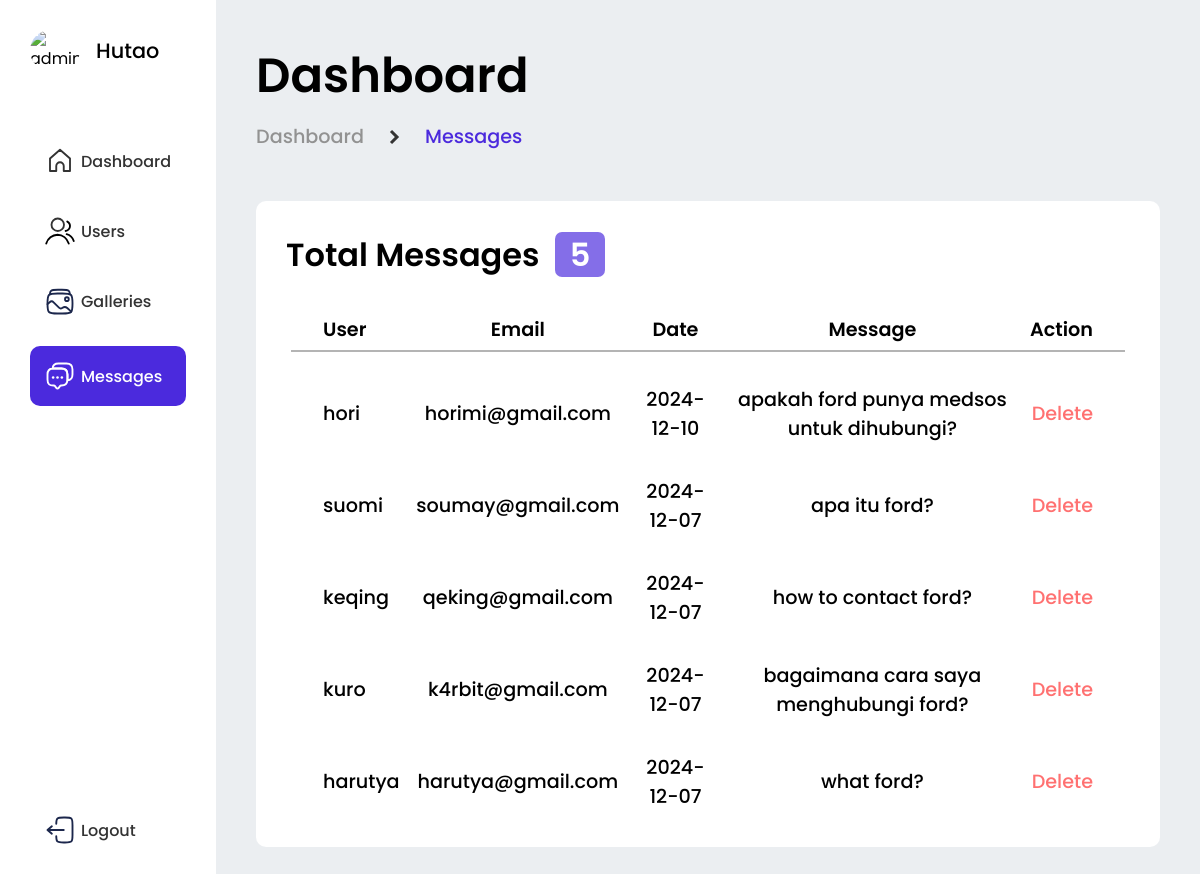
Page /admin/messages.php (signed in) on the committed database.
### tables this page shows
CREATE TABLE `contact` (
  `id_contact` varchar(255) NOT NULL,
  `name` varchar(50) NOT NULL,
  `email` varchar(50) NOT NULL,
  `message` varchar(255) NOT NULL,
  `date` date DEFAULT current_timestamp()
);

### admin/messages.php (the view, shortened to what this page needs)
<?php
    require '../functions.php';
    $sql = "SELECT * FROM contact ORDER BY id_contact DESC";
    $all_msg = $conn->query($sql);
?>
<!DOCTYPE html>
<html lang="en">
<head>
    <link rel="stylesheet" href="../css/style-admin.css">
</head>
<body>
    <main>
        <nav>
            <div class="profile">
                <img src="<?= $_SESSION['profile']; ?>" alt="admin.png">
                <h1><?= $_SESSION['name']; ?></h1>
            </div>
            <div class="menus-wrapper">
                <a href="index.php" class="menu-flex">
                    <h2>Dashboard</h2>
                </a>
                <a href="user.php" class="menu-flex">
                    <h2>Users</h2>
                </a>
                <a href="galleries.php" class="menu-flex gallery-non">
                    <h2>Galleries</h2>
                </a>
                <a href="#" class="menu-flex message">
                    <h2>Messages</h2>
                </a>
            </div>
            <a href="logout.php" class="logout">
                <h2>Logout</h2>
            </a>
        </nav>
        <section class="messages">
            <h1>Dashboard</h1>
            <div class="path">
                <h2>Dashboard</h2>
                <svg width="11" height="16" viewBox="0 0 11 16" fill="none" xmlns="http://www.w3.org/2000/svg"><path d="M3.06145 15.061L10.1215 8L3.06145 0.938995L0.939453 3.061L5.87945 8L0.939453 12.939L3.06145 15.061Z" fill="#333"></path></svg>
                <h3>Messages</h3>
            </div>
            <?php
                $SQL = "SELECT COUNT(*) AS total FROM contact";
                $result = $conn->query($SQL);
                if ($result->num_rows > 0) {
                    $row = $result->fetch_assoc();
            ?>
            <div class="recent-messages">
                <h1>Total Messages &nbsp;<span><?= $row['total']; ?></span></h1>
                <?php
                    }
                ?>
                <?php
                    if ($all_msg && $all_msg->num_rows > 0) {
                ?>
                <div class="table-messages">
                    <h2 class="head head1">User</h2>
                    <h3 class="head head2">Email</h3>
                    <h3 class="head head3">Date</h3>
                    <h4 class="head head4">Message</h4>
                    <h4 class="head head5">Action</h4>
                    <?php
                        while ($row = $all_msg->fetch_assoc()) {
                    ?>
                    <h3 class="main main1"><?= $row["name"]; ?></h3>
                    <h4 class="main main2"><?= $row["email"]; ?></h4>
                    <h4 class="main main3"><?= $row["date"]; ?></h4>
                    <h5 class="main main4"><?= $row["message"]; ?></h5>
                    <a class="main main5" href="delete.php?type=msg&id=<?= $row['id_contact']; ?>">Delete</a>
                    <?php
                        }
                    ?>
                    <?php
                    } else {
                    ?>
                    <h6 class="no-msg">No Messages</h6>
                    <?php
                    }
                    ?>
                </div>
            </div>
        </section>
    </main>
</body>
</html>

### css/style-admin.css (style rules this page uses)
* { margin: 0; padding: 0; box-sizing: border-box; font-family: 'Poppins', sans-serif; }
:root { --white: #fff; --transparant: rgba(0, 0, 0, 0.30); --gray: #ebeef1; --blue: #4b2add; --black: #333; --blue-lit-trans: #4b2addad; --blue-trans: #a491fc3f; --red: rgb(255, 113, 113); }
body { background: var(--gray); }
main { display: flex; }
nav { display: flex; flex-direction: column; background: var(--white); padding: 30px; height: 100vh; }
nav .profile { display: flex; align-items: center; margin-bottom: 75px; gap: 1rem; }
nav .profile img { width: 50px; border-radius: 50px; }
nav .profile h1 { font-size: 1.3em; font-weight: 500; text-transform: capitalize; }
nav .menus-wrapper { display: flex; flex-direction: column; }
nav .menus-wrapper .menu-flex { display: flex; align-items: center; margin-bottom: 40px; text-decoration: none; padding: 0 15px; gap: 0.5vw; color: var(--black); }
nav .menus-wrapper .menu-flex svg { width: 30px; }
nav .menus-wrapper .menu-flex h2 { font-size: 1em; font-weight: 500; }
nav .menus-wrapper .gallery-non { margin-bottom: 30px; }
nav .menus-wrapper .message { background: var(--blue); padding: 15px; border-radius: 10px; color: var(--white); margin-bottom: 30px; }
nav .logout { display: flex; align-items: center; padding: 0 15px; margin-top: auto; color: var(--black); text-decoration: none; gap: 0.5vw; }
nav .logout svg { width: 30px; }
nav .logout h2 { font-size: 1em; font-weight: 500; }
.messages { width: 100%; display: flex; flex-direction: column; padding: 40px; }
.messages h1 { font-size: 3em; font-weight: 600; margin-bottom: 10px; }
.messages .path { display: flex; align-items: center; margin-bottom: 50px; gap: 25px; }
.messages .path h2 { font-size: 1.2em; font-weight: 500; color: rgb(146, 146, 146); }
.messages .path h3 { font-size: 1.2em; font-weight: 500; color: var(--blue); }
.messages .recent-messages { width: 100%; display: flex; flex-direction: column; background: var(--white); padding: 30px; border-radius: 10px; }
.messages .recent-messages h1 { font-size: 2em; font-weight: 600; margin-bottom: 30px; }
.messages .recent-messages span { background: var(--blue-lit-trans); padding: 0 15px; border-radius: 7px; color: var(--white); }
.messages .recent-messages .table-messages { display: grid; width: 100%; height: 58vh; box-sizing: border-box; padding: 5px; grid-template-columns: 0.5fr 1.5fr 0.5fr 2fr 0.5fr; row-gap: 2rem; text-align: center; overflow-y: auto; }
.messages .recent-messages .table-messages .head { display: flex; justify-content: center; align-items: center; font-size: 1.2em; font-weight: 600; border-bottom: 2px solid #b4b4b4; padding-bottom: 5px; }
.messages .recent-messages .table-messages .head1 { justify-content: left; padding-left: 2rem; }
.messages .recent-messages .table-messages .head4 { justify-content: center; }
.messages .recent-messages .table-messages .head5 { justify-content: right; padding-right: 2rem; }
.messages .recent-messages .table-messages .main { display: flex; justify-content: center; align-items: center; font-size: 1.2em; font-weight: 500; word-wrap: break-word; white-space: normal; }
.messages .recent-messages .table-messages .main1 { justify-content: left; padding-left: 2rem; }
.messages .recent-messages .table-messages .main4 { justify-content: center; }
.messages .recent-messages .table-messages .main5 { justify-content: right; padding-right: 2rem; }
.messages .recent-messages .table-messages a { font-size: 1.2em; font-weight: 500; text-decoration: none; color: var(--red); }

### rows in the picture
contact: name "hori", email "horimi@gmail.com", date "2024-12-10", message "apakah ford punya medsos untuk dihubungi?"
contact: name "suomi", email "soumay@gmail.com", date "2024-12-07", message "apa itu ford?"
contact: name "keqing", email "qeking@gmail.com", date "2024-12-07", message "how to contact ford?"
contact: name "kuro", email "k4rbit@gmail.com", date "2024-12-07", message "bagaimana cara saya menghubungi ford?"
contact: name "harutya", email "harutya@gmail.com", date "2024-12-07", message "what ford?"

### other values in the picture
$_SESSION['name'] "Hutao"
$row['total'] "5"
